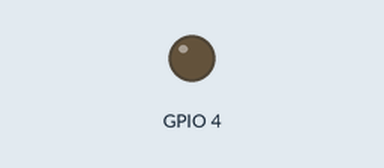
Recording of a sketch running on a simulated ESP32. Parts: output pins drawn as LEDs (lit = HIGH). WiFi joins after 1.5 s; servers stay silent unless stated; uploads are accepted with an empty reply; the camera gives no picture; what the sketch prints to the serial monitor is not drawn.

Above: at 32.2 s.
At 62.4 s:
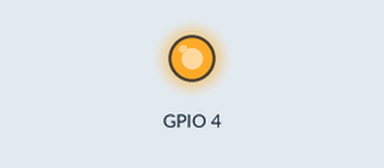
Timing chart, 0 to 80.9 s (numbered marks = the images above):
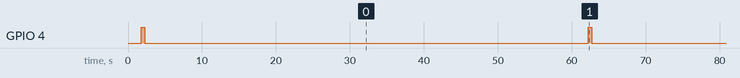

The sketch:

main.ino
```cpp
#include <WiFi.h>
#include <HTTPClient.h>
#include "esp_camera.h"

#define CAMERA_MODEL_AI_THINKER

// Configuración WiFi
#define WIFI_SSID "*"
#define WIFI_PASSWORD "*"

// URL del servidor Flask
#define SERVER_URL "http://172.20.10.2:5000/upload"
#define SERVER_URL2 "http://172.20.10.2:5000/detectar"

// Pines de la cámara AI-Thinker
#define PWDN_GPIO_NUM     32
#define RESET_GPIO_NUM    -1
#define XCLK_GPIO_NUM      0
#define SIOD_GPIO_NUM     26
#define SIOC_GPIO_NUM     27
#define Y9_GPIO_NUM       35
#define Y8_GPIO_NUM       34
#define Y7_GPIO_NUM       39
#define Y6_GPIO_NUM       36
#define Y5_GPIO_NUM       21
#define Y4_GPIO_NUM       19
#define Y3_GPIO_NUM       18
#define Y2_GPIO_NUM        5
#define VSYNC_GPIO_NUM    25
#define HREF_GPIO_NUM     23
#define PCLK_GPIO_NUM     22

// Inicialización de la cámara
void startCamera(){
    camera_config_t config;
    config.ledc_channel = LEDC_CHANNEL_0;
    config.ledc_timer = LEDC_TIMER_0;
    config.pin_d0 = Y2_GPIO_NUM;
    config.pin_d1 = Y3_GPIO_NUM;
    config.pin_d2 = Y4_GPIO_NUM;
    config.pin_d3 = Y5_GPIO_NUM;
    config.pin_d4 = Y6_GPIO_NUM;
    config.pin_d5 = Y7_GPIO_NUM;
    config.pin_d6 = Y8_GPIO_NUM;
    config.pin_d7 = Y9_GPIO_NUM;
    config.pin_xclk = XCLK_GPIO_NUM;
    config.pin_pclk = PCLK_GPIO_NUM;
    config.pin_vsync = VSYNC_GPIO_NUM;
    config.pin_href = HREF_GPIO_NUM;
    config.pin_sscb_sda = SIOD_GPIO_NUM;
    config.pin_sscb_scl = SIOC_GPIO_NUM;
    config.pin_pwdn = PWDN_GPIO_NUM;
    config.pin_reset = RESET_GPIO_NUM;
    config.xclk_freq_hz = 20000000;
    config.pixel_format = PIXFORMAT_JPEG;
    config.frame_size = FRAMESIZE_QVGA;
    config.jpeg_quality = 12;
    config.fb_count = 1;
    pinMode(4,OUTPUT);
    digitalWrite(4,LOW);

    esp_camera_init(&config);
}

// Función para capturar y enviar imagen
void enviarImagen() {
    digitalWrite(4,HIGH);
    camera_fb_t *fb = esp_camera_fb_get();
    if (!fb) {
        Serial.println("❌ Error al capturar la imagen");
        return;
    }

    HTTPClient http;
    http.begin(SERVER_URL);
    http.addHeader("Content-Type", "application/octet-stream");

    int httpResponseCode = http.POST(fb->buf, fb->len);

    if (httpResponseCode > 0) {
        Serial.printf("✅ Imagen enviada correctamente: Código %d\n", httpResponseCode);
    } else {
        Serial.printf("❌ Error en la conexión: %s\n", http.errorToString(httpResponseCode).c_str());
    }
    esp_camera_fb_return(fb);
    http.end();

    http.begin(SERVER_URL2);
    int httpResponseCode2 = http.GET();

    if (httpResponseCode2 > 0) {
        Serial.printf("✅ Imagen detectada correctamente: Código %d\n", httpResponseCode2);
    } else {
        Serial.printf("❌ Error en la conexión: %s\n", http.errorToString(httpResponseCode2).c_str());
    }
    http.end();
    digitalWrite(4,LOW);
}

void setup() {
    Serial.begin(115200);

    // Conectar a WiFi
    WiFi.begin(WIFI_SSID, WIFI_PASSWORD);
    while (WiFi.status() != WL_CONNECTED) {
        delay(500);
        Serial.print(".");
    }
    Serial.println("\n✅ WiFi conectado");

    // Iniciar cámara
    startCamera();

    // Enviar imagen al servidor
    enviarImagen();
}

void loop() {
    delay(60000); // Enviar imagen cada 60 segundos (ajustable según necesidades)
    enviarImagen();
}
```

Measured:
- by itself, GPIO 4: alternates HIGH for 0.46 s and LOW for 60.0 s
